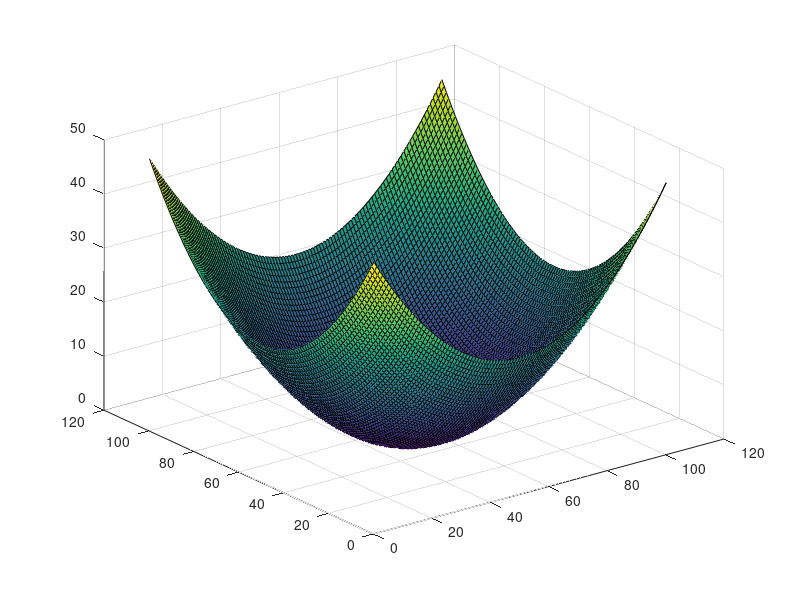

The MATLAB script that drew this image: (Note: this script raises an error after producing the figure.)

%Disegno forma quadratica (paraboloide in R2)

m1=-5:.1:5;
m2=-5:.1:5;
for i=1:length(m1)
    for j=1:length(m2)
        t(i,j)=m1(i)^2+m2(j)^2;
    end
end

surf(t)

%aggiungo vincolo

% m1+m2=20;
% m1=20-m2;
% m1+m2-20=0; <-- forma nulla

i=1;
for m1=-5:.1:5
    temp1=m1*ones(1,length(m1));
    m2=8*temp1+(30);
    h(:,i)=m2;
    i=i+1;
end

hold on,surf(h)